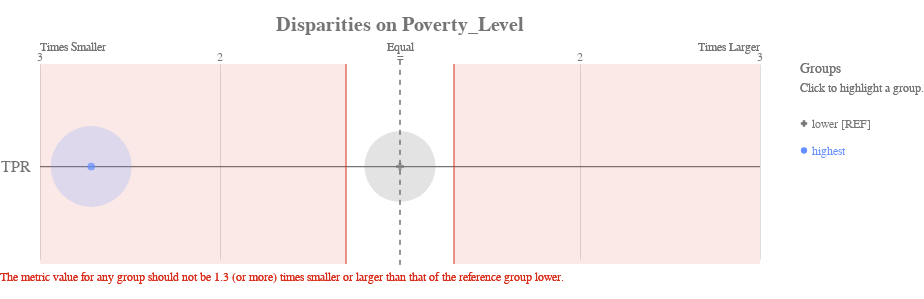

The cell this chart's notebook holds for it:
### Markdown cell above
### Check for Fairness in Poverty Level

### Code cell
ap.disparity(bdf, metrics, 'poverty_level', fairness_threshold = disparity_tolerance)

### Figure 1 — Vega-Lite specification as saved in the notebook (floating-point values rounded to 4 significant figures)
{"config": {"view": {"continuousWidth": 400, "continuousHeight": 300, "strokeWidth": 0}, "axisLeft": {"labelColor": "rgb(117,117,117)", "labelFont": "Arial", "labelFontSize": 16}, "title": {"align": "center", "baseline": "middle", "color": "rgb(117,117,117)", "font": "Arial", "fontSize": 20, "fontWeight": "bold"}}, "layer": [{"data": {"name": "data-1f2af75cfead9a3854ee453922b4eaab"}, "mark": {"type": "rule", "stroke": "rgb(117,117,117)", "strokeWidth": 1.25, "tooltip": ""}, "encoding": {"x": {"type": "quantitative", "field": "x", "scale": {"domain": [-2, 2], "range": [40.0, 760.0]}}, "x2": {"field": "x2"}, "y": {"type": "nominal", "axis": {"domain": false, "labelAngle": 0, "labelPadding": -30, "orient": "left", "ticks": false, "title": ""}, "field": "metric", "scale": {"domain": ["TPR"], "range": [30, 225.0]}}}}, {"data": {"name": "data-79dd248bdaa0ea02c535240e8ad022c8"}, "mark": {"type": "rule", "stroke": "rgb(117,117,117)", "strokeDash": [5, 5], "strokeWidth": 1}, "encoding": {"tooltip": {"value": "lower [REF]"}, "x": {"value": 400.0}, "y": {"value": 20.83}, "y2": {"value": 229.2}}}, {"data": {"name": "data-c233327f4cd9b4c2df31bf8015c83e4a"}, "mark": {"type": "text", "align": "center", "color": "rgb(117,117,117)", "font": "Arial", "fontSize": 12, "fontWeight": "normal", "tooltip": ""}, "encoding": {"text": {"type": "nominal", "field": "label"}, "x": {"type": "quantitative", "field": "value", "scale": {"domain": [-2, 2], "range": [40.0, 760.0]}}, "y": {"value": 17.5}}}, {"layer": [{"mark": {"type": "text", "align": "left", "fill": "rgb(117,117,117)", "font": "Arial", "fontSize": 12, "fontWeight": "normal", "tooltip": ""}, "encoding": {"text": {"value": "Times Smaller"}, "x": {"value": 40.0}, "y": {"value": 7.5}}}, {"mark": {"type": "text", "align": "right", "fill": "rgb(117,117,117)", "font": "Arial", "fontSize": 12, "fontWeight": "normal", "tooltip": ""}, "encoding": {"text": {"value": "Times Larger"}, "x": {"value": 760.0}, "y": {"value": 7.5}}}, {"mark": {"type": "text", "align": "center", "fill": "rgb(117,117,117)", "font": "Arial", "fontSize": 12, "fontWeight": "normal", "tooltip": ""}, "encoding": {"text": {"value": "Equal"}, "x": {"value": 400.0}, "y": {"value": 7.5}}}], "data": {"name": "data-79dd248bdaa0ea02c535240e8ad022c8"}}, {"layer": [{"mark": {"type": "rule", "opacity": 0.8, "stroke": "rgb(217, 46, 28)", "strokeWidth": 1.25, "tooltip": ""}, "encoding": {"x": {"type": "quantitative", "field": "min", "scale": {"domain": [-2, 2], "range": [40.0, 760.0]}}, "y": {"value": 25.0}, "y2": {"value": 225.0}}}, {"mark": {"type": "rule", "opacity": 0.8, "stroke": "rgb(217, 46, 28)", "strokeWidth": 1.25, "tooltip": ""}, "encoding": {"x": {"type": "quantitative", "field": "max", "scale": {"domain": [-2, 2], "range": [40.0, 760.0]}}, "y": {"value": 25.0}, "y2": {"value": 225.0}}}, {"layer": [{"mark": {"type": "rect", "fill": "rgb(217, 46, 28)", "opacity": 0.1, "tooltip": ""}, "encoding": {"x": {"type": "quantitative", "field": "min", "scale": {"domain": [-2, 2], "range": [40.0, 760.0]}}, "x2": {"field": "lower_end"}, "y": {"value": 25.0}, "y2": {"value": 225.0}}}, {"mark": {"type": "rect", "fill": "rgb(217, 46, 28)", "opacity": 0.1, "tooltip": ""}, "encoding": {"x": {"type": "quantitative", "field": "max", "scale": {"domain": [-2, 2], "range": [40.0, 760.0]}}, "x2": {"field": "upper_end"}, "y": {"value": 25.0}, "y2": {"value": 225.0}}}]}, {"data": {"name": "data-79dd248bdaa0ea02c535240e8ad022c8"}, "mark": {"type": "text", "align": "left", "baseline": "top", "fill": "rgb(217, 46, 28)", "font": "Arial", "fontSize": 12, "fontWeight": "normal", "tooltip": ""}, "encoding": {"text": {"value": "The metric value for any group should not be 1.3 (or more) times smaller or larger than that of the reference group lower."}, "x": {"value": 0}, "y": {"value": 233.3}}}], "data": {"name": "data-68125cfc4fc9557defd07e8d14c561c8"}}, {"layer": [{"mark": "circle"}, {"data": {"name": "data-51b8003dc85d49711ca36fabda1ba077"}, "mark": {"type": "circle", "opacity": 0.2}, "encoding": {"color": {"condition": {"type": "nominal", "field": "attribute_value", "legend": null, "scale": {"domain": ["lower", "highest"], "range": ["rgb(117,117,117)", "rgb(100, 143, 255)", "rgb(254, 97, 0)", "rgb(220, 38, 127)", "rgb(255, 176, 0)", "rgb(120, 94, 240)"]}, "selection": "selector001"}, "value": "rgb(224,224,224)"}, "size": {"type": "quantitative", "field": "group_size", "legend": null, "scale": {"domain": [0, 11970.0], "range": [0, 7854.0]}}, "tooltip": [{"type": "nominal", "field": "attribute_value", "title": "Group"}, {"type": "nominal", "field": "tooltip_group_size", "title": "Group Size"}, {"type": "nominal", "field": "tooltip_disparity_explanation_tpr", "title": "Disparity"}, {"type": "quantitative", "field": "tpr", "format": ".2f", "title": "TPR"}], "x": {"type": "quantitative", "axis": {"domain": false, "labels": false, "ticks": false, "title": null, "values": [1, 2, -2, -1]}, "field": "tpr_disparity_scaled", "scale": {"domain": [-2, 2], "range": [40.0, 760.0]}}, "y": {"type": "nominal", "axis": {"domain": false, "grid": false, "labels": false, "ticks": false, "title": " "}, "field": "metric_variable", "scale": {"domain": ["TPR"], "range": [30, 225.0]}}}, "selection": {"selector003": {"type": "multi", "empty": "all", "fields": ["attribute_value"]}}, "transform": [{"calculate": "'TPR'", "as": "metric_variable"}]}, {"layer": [{"mark": "point"}, {"data": {"name": "data-51b8003dc85d49711ca36fabda1ba077"}, "mark": {"type": "point", "filled": true, "size": 60}, "encoding": {"color": {"condition": {"type": "nominal", "field": "attribute_value", "legend": null, "scale": {"domain": ["lower", "highest"], "range": ["rgb(117,117,117)", "rgb(100, 143, 255)", "rgb(254, 97, 0)", "rgb(220, 38, 127)", "rgb(255, 176, 0)", "rgb(120, 94, 240)"]}, "selection": "selector001"}, "value": "rgb(224,224,224)"}, "shape": {"type": "nominal", "field": "attribute_value", "legend": null, "scale": {"domain": ["lower", "highest"], "range": ["cross", "circle"]}}, "tooltip": [{"type": "nominal", "field": "attribute_value", "title": "Group"}, {"type": "nominal", "field": "tooltip_group_size", "title": "Group Size"}, {"type": "nominal", "field": "tooltip_disparity_explanation_tpr", "title": "Disparity"}, {"type": "quantitative", "field": "tpr", "format": ".2f", "title": "TPR"}], "x": {"type": "quantitative", "axis": {"domain": false, "labels": false, "ticks": false, "title": null, "values": [1, 2, -2, -1]}, "field": "tpr_disparity_scaled", "scale": {"domain": [-2, 2], "range": [40.0, 760.0]}}, "y": {"type": "nominal", "axis": {"domain": false, "grid": false, "labels": false, "ticks": false, "title": " "}, "field": "metric_variable", "scale": {"domain": ["TPR"], "range": [30, 225.0]}}}, "selection": {"selector002": {"type": "multi", "empty": "all", "fields": ["attribute_value"]}}, "transform": [{"calculate": "'TPR'", "as": "metric_variable"}]}]}]}, {"layer": [{"mark": {"type": "point", "filled": true, "opacity": 1, "size": 39.48}, "encoding": {"color": {"condition": {"type": "nominal", "field": "attribute_value", "legend": null, "scale": {"domain": ["lower", "highest"], "range": ["rgb(117,117,117)", "rgb(100, 143, 255)", "rgb(254, 97, 0)", "rgb(220, 38, 127)", "rgb(255, 176, 0)", "rgb(120, 94, 240)"]}, "selection": "selector001"}, "value": "rgb(224,224,224)"}, "shape": {"type": "nominal", "field": "attribute_value", "legend": null, "scale": {"domain": ["lower", "highest"], "range": ["cross", "circle"]}}, "x": {"value": 804}, "y": {"type": "nominal", "axis": {"domain": false, "grid": false, "labels": false, "ticks": false, "title": " "}, "field": "attribute_value", "scale": {"domain": ["lower", "highest"], "range": [71, 125]}}}, "selection": {"selector001": {"type": "multi", "empty": "all", "fields": ["attribute_value"]}}}, {"mark": {"type": "text", "align": "left", "baseline": "middle", "font": "Arial", "fontSize": 12, "fontWeight": "normal"}, "encoding": {"color": {"condition": {"type": "nominal", "field": "attribute_value", "legend": null, "scale": {"domain": ["lower", "highest"], "range": ["rgb(117,117,117)", "rgb(100, 143, 255)", "rgb(254, 97, 0)", "rgb(220, 38, 127)", "rgb(255, 176, 0)", "rgb(120, 94, 240)"]}, "selection": "selector001"}, "value": "rgb(224,224,224)"}, "text": {"type": "nominal", "field": "label"}, "x": {"value": 812}, "y": {"type": "nominal", "axis": {"domain": false, "grid": false, "labels": false, "ticks": false, "title": " "}, "field": "attribute_value", "scale": {"domain": ["lower", "highest"], "range": [71, 125]}}}, "selection": {"selector004": {"type": "multi", "empty": "all", "fields": ["attribute_value"]}}}, {"data": {"name": "data-79dd248bdaa0ea02c535240e8ad022c8"}, "mark": {"type": "text", "align": "left", "baseline": "middle", "color": "rgb(117,117,117)", "font": "Arial", "fontSize": 12, "fontWeight": "normal"}, "encoding": {"text": {"value": "Click to highlight a group."}, "x": {"value": 800}, "y": {"value": 49}}}, {"data": {"name": "data-79dd248bdaa0ea02c535240e8ad022c8"}, "mark": {"type": "text", "align": "left", "baseline": "middle", "color": "rgb(117,117,117)", "font": "Arial", "fontSize": 14, "fontWeight": "normal"}, "encoding": {"text": {"value": "Groups"}, "x": {"value": 800}, "y": {"value": 30}}}], "data": {"name": "data-a5ebce136adcce28635ff1807ca7d132"}}], "height": 250, "padding": {"top": 15, "bottom": 10}, "resolve": {"scale": {"size": "independent", "y": "independent"}}, "title": "Disparities on Poverty_Level", "width": 800, "$schema": "https://vega.github.io/schema/vega-lite/v4.8.1.json", "datasets": {"data-1f2af75cfead9a3854ee453922b4eaab": [{"metric": "TPR", "x": -2, "x2": 2}], "data-79dd248bdaa0ea02c535240e8ad022c8": [{"a": 1, "b": 0}, {"a": 1, "b": 0}], "data-c233327f4cd9b4c2df31bf8015c83e4a": [{"value": 1, "label": 2}, {"value": 2, "label": 3}, {"value": -2, "label": 3}, {"value": -1, "label": 2}, {"value": 0, "label": "="}], "data-68125cfc4fc9557defd07e8d14c561c8": [{"min": -0.3, "max": 0.3, "lower_end": -2, "upper_end": 2}], "data-51b8003dc85d49711ca36fabda1ba077": [{"attribute_name": "poverty_level", "attribute_value": "highest", "group_size": 9973, "total_entities": 17677, "tpr": 0.05077, "tpr_disparity": 0.3683, "tpr_disparity_scaled": -1.715, "tooltip_group_size": "9,973 (56.42%)", "tooltip_disparity_explanation_tpr": "2.72 times smaller TPR than the reference group"}, {"attribute_name": "poverty_level", "attribute_value": "lower", "group_size": 7704, "total_entities": 17677, "tpr": 0.1379, "tpr_disparity": 1.0, "tpr_disparity_scaled": 0.0, "tooltip_group_size": "7,704 (43.58%)", "tooltip_disparity_explanation_tpr": "Reference group"}], "data-a5ebce136adcce28635ff1807ca7d132": [{"attribute_value": "lower", "label": "lower [REF]"}, {"attribute_value": "highest", "label": "highest"}]}}
